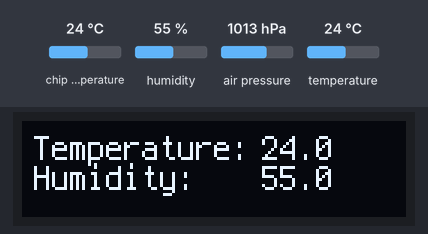
Bench run of a program on a simulated CircuitPython board. Shown: 128×32 one-colour display. Inputs (shaded band) come from the test bench; at power-on: humidity 55 %, temperature 24 °C, chip temperature 24 °C, air pressure 1013 hPa. Library files of the repository ran but are not shown: secrets.py; what the program prints to the serial console is not drawn.

Above: at 2.7 s.
2.8 s: humidity set to 22 %
At 7.4 s:
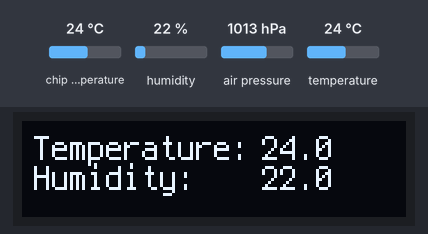
8.0 s: temperature set to 12 °C
At 12.5 s:
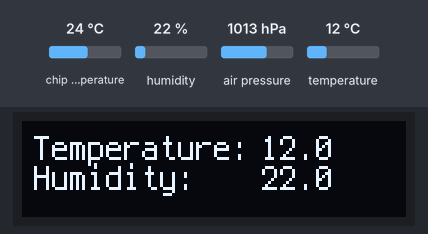
13.0 s: humidity set to 40 %
At 17.5 s:
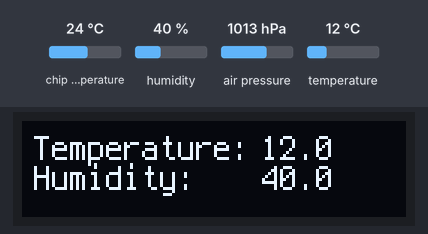
18.0 s: temperature set to 19 °C
At 22.5 s:
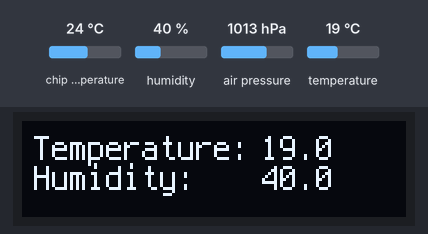
Timing chart, 0 to 24.0 s (numbered marks = the images above; inputs shaded):
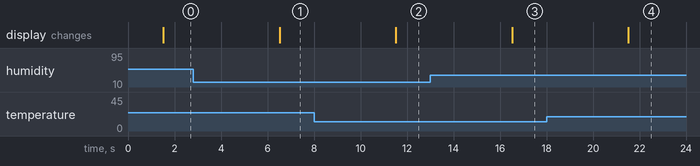

The program:

m5stack-env-sensor-II.py
```python
import asyncio
import binascii
import os

import adafruit_displayio_ssd1306
import board
import displayio
import microcontroller
import terminalio
import wifi
from adafruit_bmp280 import Adafruit_BMP280_I2C
from adafruit_sht31d import SHT31D

from adafruit_display_text import label

# Setup WiFi network
try:
    from secrets import secrets
except ImportError:
    print("WiFi secrets are kept in secrets.py, please add them there!")
    raise

print("Connecting to {} ...".format(secrets["ssid"]))
wifi.radio.connect(secrets["ssid"], secrets["password"])

# Get details about the filesystem
fs_stat = os.statvfs("/")

# Collect details about the system
details = {
    "machine": os.uname().machine,
    "mac": binascii.hexlify(wifi.radio.mac_address).decode(),
    "hostname": wifi.radio.hostname,
    "ip_address": wifi.radio.ipv4_address,
    "disk": fs_stat[0] * fs_stat[2] / 1024 / 1024,
    "free": fs_stat[0] * fs_stat[3] / 1024 / 1024,
    "ssid": wifi.radio.ap_info.ssid,
    "channel": wifi.radio.ap_info.channel,
}

# Setup I2C
i2c = board.I2C()

# Setup the M5Stack Env. sensor II
bmp280 = Adafruit_BMP280_I2C(i2c, address=0x76)
sht30 = SHT31D(i2c)

bmp280.sea_level_pressure = 1013.25

# Setup display
displayio.release_displays()
display_bus = displayio.I2CDisplay(i2c, device_address=0x3C, reset=board.LCD_RST)

WIDTH = 128
HEIGHT = 32
BORDER = 1

display = adafruit_displayio_ssd1306.SSD1306(
    display_bus, width=WIDTH, height=HEIGHT, rotation=180
)

# Create a group
group = displayio.Group()
display.show(group)

# Set text, font and color for the label
font = terminalio.FONT  # Standard font
color = 0xFFFFFF  # White

# Create the sensor label
sensor0_text = "Temperature:"
sensor0_label0 = label.Label(font, text=sensor0_text, color=color, x=4, y=10 - 1)
group.append(sensor0_label0)

# Create label for the sensor value
sensor0_value = "0"
sensor0_label1 = label.Label(font, text=sensor0_value, color=color, x=80, y=10 - 1)
group.append(sensor0_label1)

sensor1_text = "Humidity:"
sensor1_label0 = label.Label(font, text=sensor1_text, color=color, x=4, y=20 - 1)
group.append(sensor1_label0)

# Create label for the sensor value
sensor1_value = "0"
sensor1_label1 = label.Label(font, text=sensor1_value, color=color, x=80, y=20 - 1)
group.append(sensor1_label1)


async def print_serial_data(content, title=None):
    """Print details on startup to serial."""
    if title is not None:
        print("{}".format(title))
        print("=" * len(title))
    for title, data in content.items():
        print("{}: {}".format(title, data))
    print("")
    await asyncio.sleep(1)


async def update_display_value():
    """Update the value to display."""
    while True:
        sensor0_label1.text = "{:.1f}".format(
            (sht30.temperature + bmp280.temperature) / 2
        )
        sensor1_label1.text = "{:.1f}".format(sht30.relative_humidity)
        await asyncio.sleep(5)


async def update_sensor_values():
    """Update the value to serial."""
    while True:
        sensor_data = {
            "temperature": "{} C".format((sht30.temperature + bmp280.temperature) / 2),
            "humidity": "{} %".format(sht30.relative_humidity),
            "pressure": "{} C".format(bmp280.pressure),
            "altitude": "{} C".format(bmp280.altitude),
            "cpu_temperature": "{} C".format(microcontroller.cpu.temperature),
        }
        await print_serial_data(sensor_data)
        await asyncio.sleep(5)


async def main():
    """Main part."""
    startup = asyncio.create_task(print_serial_data(details, "System details"))
    display_task = asyncio.create_task(update_display_value())
    serial_task = asyncio.create_task(update_sensor_values())

    await asyncio.gather(startup, display_task, serial_task)


asyncio.run(main())
```

Measured:
- after the input at 2.8 s, the display: changes after 3.7 s (image 1)
- after the input at 8.0 s, the display: changes after 3.5 s (image 2)
- after the input at 13.0 s, the display: changes after 3.5 s (image 3)
- after the input at 18.0 s, the display: changes after 3.5 s (image 4)
